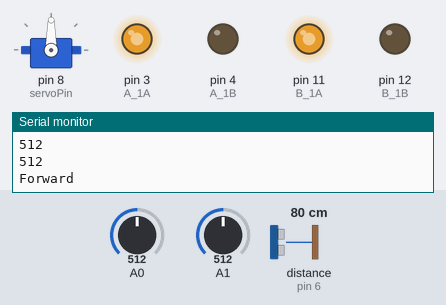
The sketch below on a simulated Arduino Uno, built with avr-gcc and run on an emulated ATmega328P. Shown: servo, output pins drawn as LEDs (lit = HIGH), the last lines printed to the serial monitor. Wiring (inferred from the names in the program): ultrasonic range finder: trigger pin 7; echo pin 6. Dashed ring = blinking. The test bench sets the inputs (shaded band); at power-on: A0 = 512, distance to the obstacle (sensor on pin 6) 80 cm, A1 = 512. The echo pulse lasts 58.3 µs per cm; pins used as bus, display or sensor lines are not drawn.

Above: at 1.3 s.
1.4 s: A0 set to 418
4.4 s: A0 set to 384
At 6.0 s:
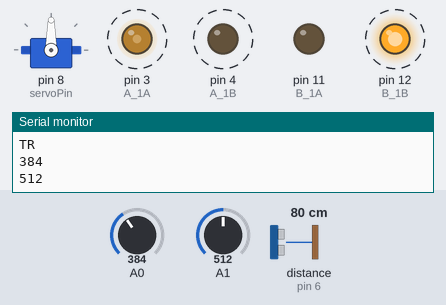
7.4 s: distance to the obstacle (sensor on pin 6) set to 23 cm
9.7 s: distance to the obstacle (sensor on pin 6) set to 18 cm
At 10.8 s:
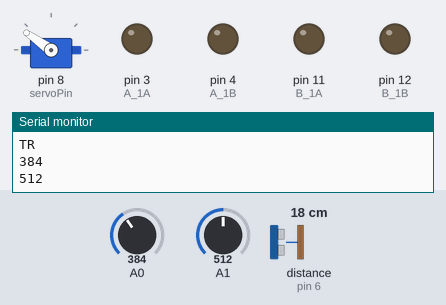
At 11.6 s:
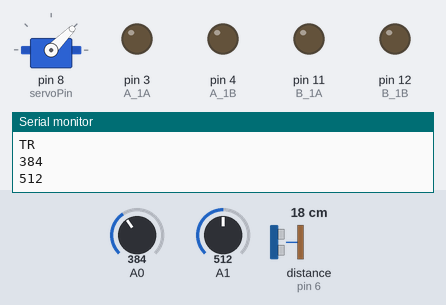
12.7 s: distance to the obstacle (sensor on pin 6) set to 35 cm
14.8 s: A1 set to 313
17.8 s: A1 set to 291
At 20.2 s:
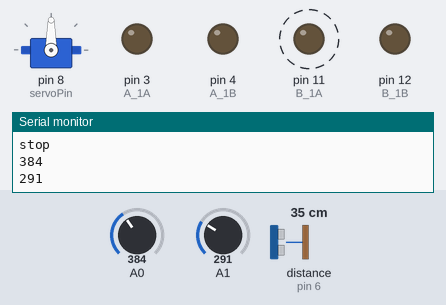
Timing chart, 0 to 21.8 s (numbered marks = the images above; inputs shaded):
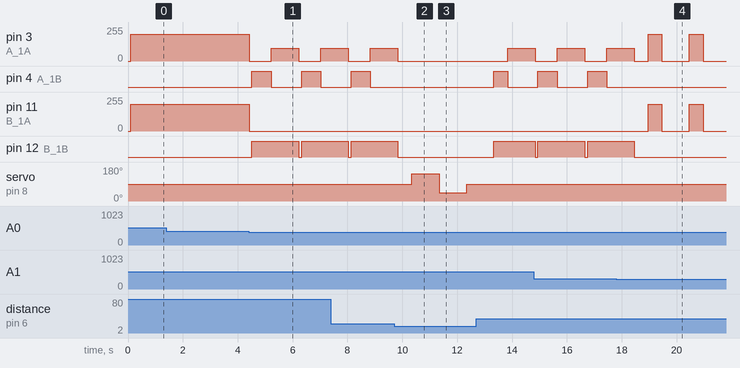

Measured:
- the behaviour switches between 400 and 399 on A0 (found by bisection; images 0 and 1)
- the behaviour switches between 21 and 20 cm on distance to the obstacle (sensor on pin 6) (found by bisection; images 1 and 2)
- the behaviour switches between 300 and 299 on A1 (found by bisection; images 3 and 4)
- after the input at 4.4 s, pin 3 (A_1A): alternates 94/255 for 1.0 s and 0/255 for 0.80 s, starting at once; pin 4 (A_1B): alternates HIGH for 0.70 s and LOW for 1.1 s, starting after 0.12 s; pin 11 (B_1A): 200/255 → 0/255 at once; pin 12 (B_1B): LOW → HIGH after 0.12 s, → LOW 1.7 s later, → HIGH 0.10 s later
- after the input at 9.7 s, pin 3 (A_1A): goes on until 9.8 s, then stays 0/255; pin 4 (A_1B): stops changing and stays LOW; pin 12 (B_1B): goes on until 9.8 s, then stays LOW; servo on pin 8 (servoPin): 90° → 145° after 0.64 s, → 45° 1.0 s later, → 90° 1.0 s later
- after the input at 17.8 s, pin 4 (A_1B): stops changing and stays LOW; pin 11 (B_1A): alternates 200/255 for 0.50 s and 0/255 for 1.0 s, starting after 1.2 s; pin 12 (B_1B): goes on until 18.5 s, then stays LOW

The sketch:

sub.ino
```cpp
#include <Servo.h>
/* L9110s 모터드라이버
  오른쪽모터
  L9110s A_1A D6
  L9110s A_1B D11
  왼쪽모터
  L9110s B_1A D3
  L9110s B_1B D5
  float getDistance() {
  digitalWrite(echoPin, LOW);
  digitalWrite(trigPin, LOW);
  delayMicroseconds(2);
  digitalWrite(trigPin, HIGH);
  delayMicroseconds(10);
  digitalWrite(trigPin, LOW);
  // 거리값을 저장합니다.
  float distance = pulseIn(echoPin, HIGH) / 29.0 / 2.0;
  return distance;
}
*/

#define irLeft analogRead(A0)
#define irRight analogRead(A1)

int A_1A = 3;
int A_1B = 4;
int B_1A = 11;
int B_1B = 12;
/*
  초음파센서
  초음파센서 TRIG - D8
  초음파센서 ECHO - D9
*/
int trigPin = 7;

int echoPin = 6;
long leftDistance = 0;
long rightDistance = 0;
int distance = 0;
boolean object;
/*
  서보모터
  서보모터 OUT - D10
*/
int servoPin = 8;
Servo servo;
int speed = 200;
long duration = 0;

/**
  왼쪽,오른쪽 모터를 정회전하여 전진합니다.
*/
void forward() {
  //모터A 정회전
  analogWrite(A_1A, speed);
  analogWrite(A_1B, 0);
  //모터B 정회전
  analogWrite(B_1A, speed);
  analogWrite(B_1B, 0);
}
/**
  왼쪽,오른쪽 모터를 역회전하여 후진합니다.
*/
void back() {
  //모터A 역회전
  analogWrite(A_1A, 0);
  analogWrite(A_1B, speed+150);
  //모터B 역회전
  analogWrite(B_1A, 0);
  analogWrite(B_1B, speed+150);
}
/**
  오른쪽 모터를 정지, 왼쪽 모터를 정회전하여 우회전합니다.
*/
void right() {
  //모터A 정회전
  analogWrite(A_1A, speed+150);
  analogWrite(A_1B, 0);
  //모터B 역회전
  analogWrite(B_1A, 0);
  analogWrite(B_1B, speed+150);
}
/**
  오른쪽 모터를 정회전, 왼쪽모터를 정지하여 좌회전합니다.
*/
void left() {
  //모터A 역회전
  analogWrite(A_1A, 0);
  analogWrite(A_1B, speed+150);
  //모터B 정회전
  analogWrite(B_1A, speed+150);
  analogWrite(B_1B, 0);
}
/**
  오른쪽,왼쪽모터를 모두 정지합니다.
*/
void stoop() {
  //모터A 정지
  analogWrite(A_1A, 0);
  analogWrite(A_1B, 0);
  //모터B 정지
  analogWrite(B_1A, 0);
  analogWrite(B_1B, 0);
}

int lookLeft () {
  //lock left
  servo.write(90);
  delay(500);
  leftDistance = getDistanceCM();
  delay(100);
  servo.write(90);
  Serial.print("Left:");
  Serial.print(leftDistance);
  return leftDistance;
  delay(100);
}

float getDistanceCM() {

  digitalWrite(echoPin, LOW);

  digitalWrite(trigPin, LOW);

  delayMicroseconds(2);

  digitalWrite(trigPin, HIGH);

  delayMicroseconds(10);

  digitalWrite(trigPin, LOW);

  // 거리값을 저장합니다.

  float distance = pulseIn(echoPin, HIGH) / 29.0 / 2.0;

  return distance;

}

int lookRight() {
  //lock right
  servo.write(90);
  delay(500);
  rightDistance = getDistanceCM();
  delay(100);
  servo.write(90);
  Serial.print("   ");
  Serial.print("Right:");
  Serial.println(rightDistance);
  return rightDistance;
  delay(100);
/**
  초음파센서를 이용해서 벽까지의 거리(mm)를 구합니다.
*/
}
void setup() {
  Serial.begin(9600);
  pinMode(A0, INPUT);
  pinMode(A1, INPUT);
  //핀을 초기화합니다.
  //L298 모터드라이버의 핀들을 출력으로 변경합니다.
  pinMode(A_1A, OUTPUT);
  pinMode(A_1B, OUTPUT);
  pinMode(B_1A, OUTPUT);
  pinMode(B_1B, OUTPUT);
  digitalWrite(A_1A, LOW);
  digitalWrite(A_1B, LOW);
  digitalWrite(B_1A, LOW);
  digitalWrite(B_1B, LOW);
  //초음파센서를 초기화합니다.
  pinMode(trigPin, OUTPUT); // Trigger is an output pin
  pinMode(echoPin, INPUT); // Echo is an input pin
  // 서보모터를 연결합니다.
  // 주의: 서보모터를 사용하게되면, 자동으로 9,10번핀의 analogWrite기능이 비활성화 됩니다.
  servo.attach(servoPin);
  //초기에 서보를 정면을 봅니다
  servo.write(90);
  delay(100);
}

void objectAvoid() {
  distance =getDistanceCM();
  if (distance <= 15) {
    //stop
    stoop();
    Serial.println("Stop1");

    lookLeft();
    lookRight();
    delay(100);
    if (rightDistance <= leftDistance) {
      //left
      object = true;
      left();
      Serial.println("moveLeft");
    } else {
      //right
      object = false;
      right();
      Serial.println("moveRight");
    }
    delay(100);
  }
  else {
    //forword
    Serial.println("moveforword");
    forward();
  }
}


void objectAvoid2() {
   forward();

    // 서보모터를 좌회전하여 왼쪽 벽과의 거리를 변수에 저장합니다.

    servo.write(145);

    delay(100);

    leftDistance = getDistanceCM();

    delay(500);

    // 서보를 우회전하여 오른쪽 벽과의 거리를 변수에 저장합니다.

    servo.write(45);

    delay(100);

    rightDistance = getDistanceCM();

    delay(500);

    // 서보모터를 중앙으로 움직입니다.

    //servo.write(90);

    //delay(100);

    // 0.3초간 후진합니다.


     if (getDistanceCM() < 30 ) {

    //0.5초간 정지합니다.

    stoop();

    delay(500);

    // 서보모터를 좌회전하여 왼쪽 벽과의 거리를 변수에 저장합니다.

    servo.write(145);

    delay(500);

    leftDistance = getDistanceCM();

    delay(500);

    // 서보를 우회전하여 오른쪽 벽과의 거리를 변수에 저장합니다.

    servo.write(45);

    delay(500);

    rightDistance = getDistanceCM();

    delay(500);

    // 서보모터를 중앙으로 움직입니다.

    servo.write(90);

    delay(1000);

    // 0.3초간 후진합니다.

    back();

    delay(500);

    // 이전에 저장한 왼쪽거리가 오른쪽거리 보다 크다면 0.5초간 좌회전하며, 작다면 0.5초간 우회전합니다.

    if (leftDistance > rightDistance) {

      left();

    } else {

      right();

    }

    delay(1000);

  }
forward();
}


void loop() {
  //20cm이내에 벽이 있다면 아래의 코드를 실행합니다.
  if (getDistanceCM() >= 20 ){

   if (irLeft >=400  && irRight >= 300 ) {
     Serial.println("Forward");
      Serial.println(irLeft);
      Serial.println(irRight);
      forward();
  }


   else if (irLeft >= 400 && irRight < 300 ) {
   Serial.println("TL");
    Serial.println(irLeft);
      Serial.println(irRight);
      stoop();
      delay(100);
      back();
      delay(700);
      left();
      delay(1000);
 }
 else if (irLeft < 400 && irRight >= 300 ) {

   Serial.println("TR");
    Serial.println(irLeft);
      Serial.println(irRight);
      stoop();
      delay(100);
      back();
      delay(700);
      right();
      delay(1000);

 }
 else if (irLeft < 400 && irRight < 300 ) {
   //Stop
     Serial.println("stop");
     Serial.println(irLeft);
      Serial.println(irRight);
      stoop();
      delay(500);
       forward();
      delay(500);
      stoop();
      delay(500);

      }}
    if (getDistanceCM() < 20 ){
       stoop();

    delay(500);

    // 서보모터를 좌회전하여 왼쪽 벽과의 거리를 변수에 저장합니다.

    servo.write(145);

    delay(500);

    leftDistance = getDistanceCM();

    delay(500);

    // 서보를 우회전하여 오른쪽 벽과의 거리를 변수에 저장합니다.

    servo.write(45);

    delay(500);

    rightDistance = getDistanceCM();

    delay(500);

    // 서보모터를 중앙으로 움직입니다.

    servo.write(90);

    delay(1000);

    // 0.3초간 후진합니다.

    back();

    delay(500);

    // 이전에 저장한 왼쪽거리가 오른쪽거리 보다 크다면 0.5초간 좌회전하며, 작다면 0.5초간 우회전합니다.

    if (leftDistance > rightDistance) {

      left();

    } else {

      right();
    }
    delay(1000);
  }
    }
```
